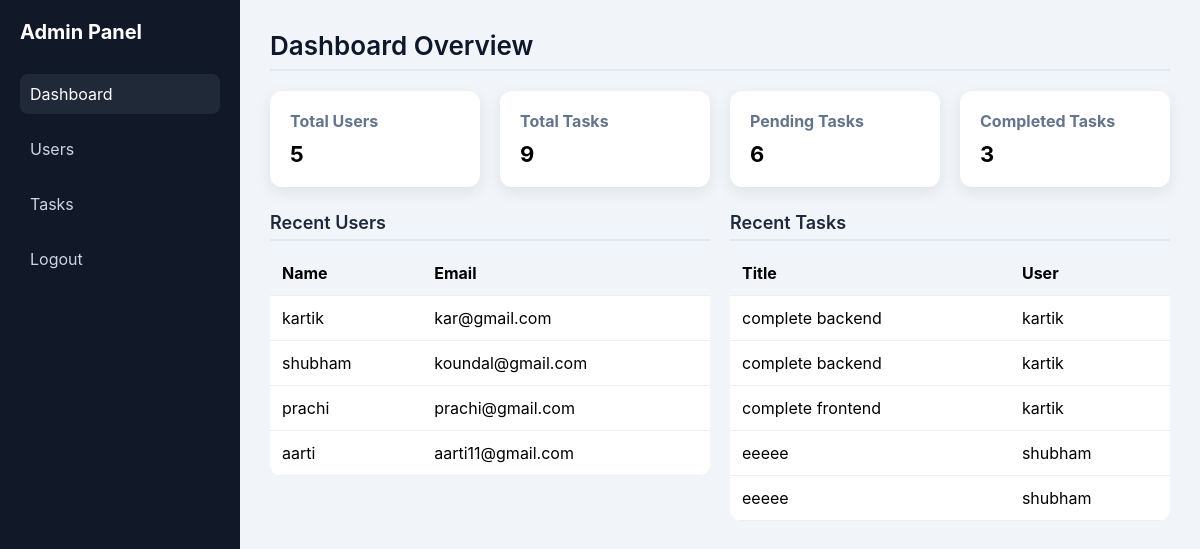
/admin/dashboard.php (signed in), run on the app's committed database.
### tables this page shows
CREATE TABLE `users` (
  `id` int(11) NOT NULL,
  `name` varchar(100) DEFAULT NULL,
  `email` varchar(100) DEFAULT NULL,
  `password` varchar(255) DEFAULT NULL,
  `role` varchar(20) DEFAULT 'user'
);

CREATE TABLE `tasks` (
  `id` int(11) NOT NULL,
  `user_id` int(11) DEFAULT NULL,
  `title` varchar(255) DEFAULT NULL,
  `description` text DEFAULT NULL,
  `status` enum('Pending','Completed') DEFAULT 'Pending',
  `priority` enum('Low','Medium','High') DEFAULT NULL,
  `due_date` date DEFAULT NULL,
  `category` varchar(100) DEFAULT NULL
);

### Admin/dashboard.php (the view, shortened to what this page needs)
<?php
include("../config/db.php");
$totalUsers = $conn->query("SELECT * FROM users")->num_rows;
$totalTasks = $conn->query("SELECT * FROM tasks")->num_rows;
$pendingTasks = $conn->query("SELECT * FROM tasks WHERE status='pending'")->num_rows;
$completedTasks = $conn->query("SELECT * FROM tasks WHERE status='completed'")->num_rows;
$recentUsers = $conn->query("SELECT * FROM users WHERE role != 'admin' ORDER BY id DESC LIMIT 5");
$recentTasks = $conn->query("
    SELECT tasks.*, users.name
    FROM tasks
    JOIN users ON tasks.user_id = users.id
    WHERE users.role != 'admin'
    ORDER BY tasks.id DESC
    LIMIT 5
");
?>
<!DOCTYPE html>
<html>
<head>
    <link rel="stylesheet" href="../assets/css/admin.css">
</head>
<body>
<div class="container">
<div class="sidebar">
    <h2>Admin Panel</h2>
    <ul>
        <li><a href="dashboard.php" class="active">Dashboard</a></li>
        <li><a href="users.php">Users</a></li>
        <li><a href="tasks.php">Tasks</a></li>
        <li><a href="../auth/logout.php">Logout</a></li>
    </ul>
</div>
<div class="main">
<div class="header">Dashboard Overview</div>
<div class="cards">
    <div class="card">
        <h3>Total Users</h3>
        <p><?php echo $totalUsers; ?></p>
    </div>
    <div class="card">
        <h3>Total Tasks</h3>
        <p><?php echo $totalTasks; ?></p>
    </div>
    <div class="card">
        <h3>Pending Tasks</h3>
        <p><?php echo $pendingTasks; ?></p>
    </div>
    <div class="card">
        <h3>Completed Tasks</h3>
        <p><?php echo $completedTasks; ?></p>
    </div>
</div>
<div style="display:flex; gap:20px; margin-top:20px;">
    <div style="flex:1;">
        <h3 class="section-title">Recent Users</h3>
        <table>
            <tr>
                <th>Name</th>
                <th>Email</th>
            </tr>
            <?php while($u = $recentUsers->fetch_assoc()): ?>
            <tr>
                <td><?php echo $u['name']; ?></td>
                <td><?php echo $u['email']; ?></td>
            </tr>
            <?php endwhile; ?>
        </table>
    </div>
    <div style="flex:1;">
        <h3 class="section-title">Recent Tasks</h3>
        <table>
            <tr>
                <th>Title</th>
                <th>User</th>
            </tr>
            <?php while($t = $recentTasks->fetch_assoc()): ?>
            <tr>
                <td><?php echo $t['title']; ?></td>
                <td><?php echo $t['name']; ?></td>
            </tr>
            <?php endwhile; ?>
        </table>
    </div>
</div>
</div>
</div>
</body>
</html>

### assets/css/Admin.css (style rules this page uses)
* { margin: 0; padding: 0; box-sizing: border-box; }
body { font-family: -apple-system, BlinkMacSystemFont, "Segoe UI", Arial; background: #f1f5f9; }
.container { display: flex; }
.sidebar { width: 240px; height: 100vh; background: #111827; color: #fff; padding: 20px; }
.sidebar h2 { margin-bottom: 30px; font-size: 20px; }
.sidebar ul { list-style: none; }
.sidebar ul li { margin-bottom: 15px; }
.sidebar ul li a { text-decoration: none; color: #cbd5e1; display: block; padding: 10px; border-radius: 8px; transition: 0.3s; }
.sidebar ul li a:hover, .sidebar ul li a.active { background: #1f2937; color: #fff; }
.main { flex: 1; padding: 30px; }
.header { font-size: 24px; margin-bottom: 20px; }
.cards { display: flex; gap: 20px; margin-bottom: 25px; }
.card { flex: 1; background: white; padding: 20px; border-radius: 12px; box-shadow: 0 5px 15px rgba(0,0,0,0.08); }
.card h3 { font-size: 16px; color: #64748b; }
.card p { font-size: 22px; font-weight: bold; margin-top: 10px; }
table { width: 100%; border-collapse: collapse; background: white; border-radius: 12px; overflow: hidden; }
table th, table td { padding: 12px; text-align: left; }
table th { background: #f8fafc; }
table tr { border-bottom: 1px solid #eee; }
.cards { display: grid; grid-template-columns: repeat(4, 1fr); gap: 20px; }
table { margin-top: 10px; }
table { width: 100%; border-collapse: collapse; }
table th { background: #f1f5f9; padding: 12px; }
table td { padding: 12px; border-bottom: 1px solid #eee; }
.header { font-size: 26px; font-weight: 600; margin-bottom: 20px; color: #0f172a; border-bottom: 2px solid #e2e8f0; padding-bottom: 8px; }
.section-title { font-size: 18px; font-weight: 600; color: #1e293b; margin-bottom: 10px; padding-bottom: 6px; border-bottom: 2px solid #e2e8f0; }

### data on the page
users: name "kartik", email "kar@gmail.com"
users: name "shubham", email "koundal@gmail.com"
users: name "prachi", email "prachi@gmail.com"
users: name "aarti", email "aarti11@gmail.com"
tasks: title "complete backend", user.name "kartik"
tasks: title "complete backend", user.name "kartik"
tasks: title "complete frontend", user.name "kartik"
tasks: title "eeeee", user.name "shubham"
tasks: title "eeeee", user.name "shubham"

### other printed values
$totalUsers "5"
$totalTasks "9"
$pendingTasks "6"
$completedTasks "3"
